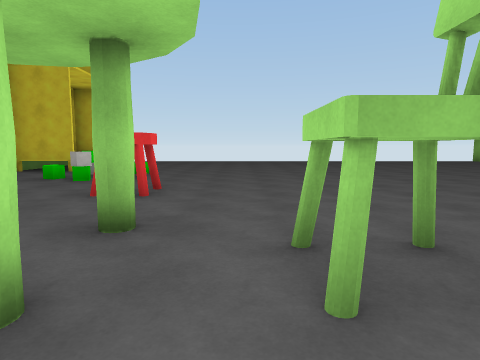
[1] (above)

14 first-person views from a walk through a Unity game level. The camera is 1.4 m above the floor, tilts 6° down and sees 75° across. The floor is counted in squares, 2 m on a side. Each view is taken from the middle of a square. On the plan, view 1 faces up. The plan holds only what a view shows up to about 10 squares ahead; the rest is blank. The player is left out. Surface patterns are stand-ins for the level's own textures.

[2]
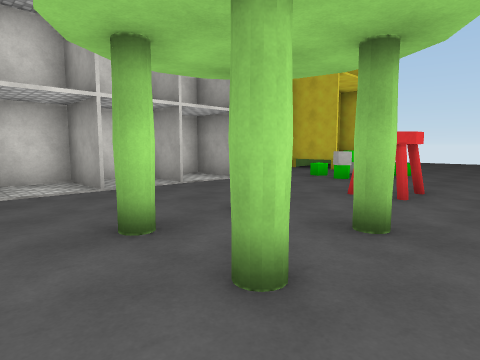

[3]
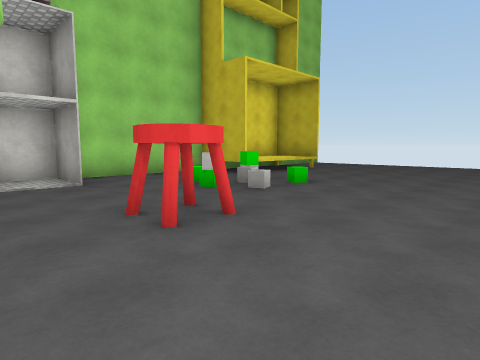

[4]
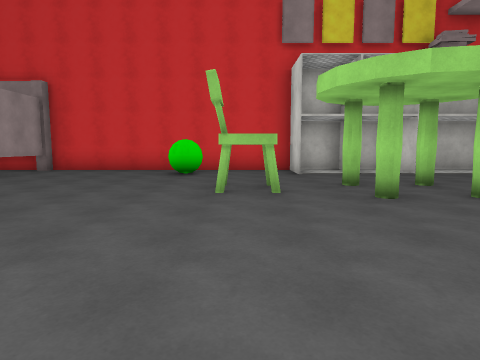

[5]
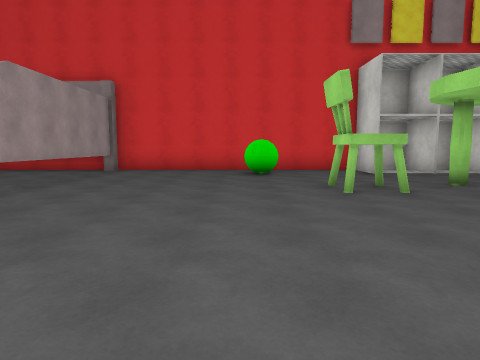

[6]
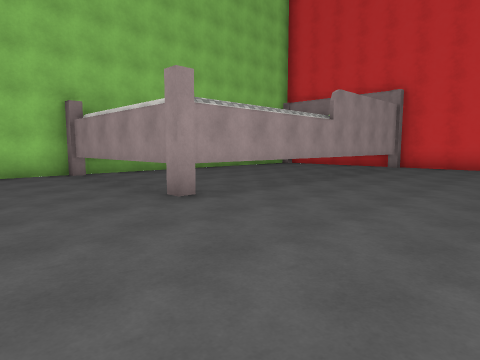

[7]
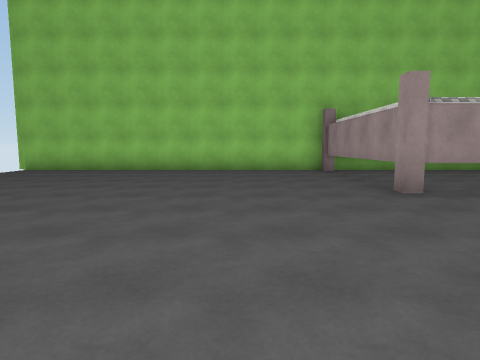

[8]
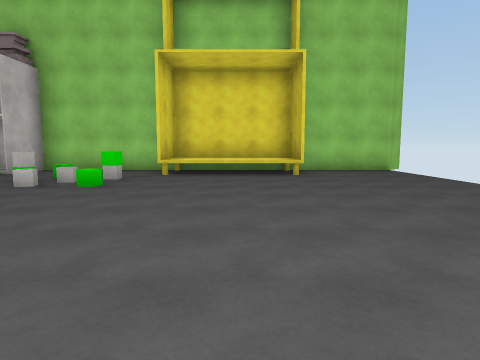

[9]
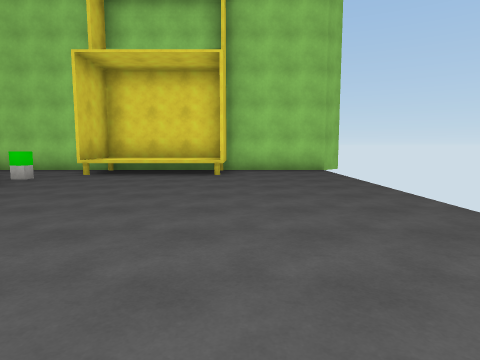

[10]
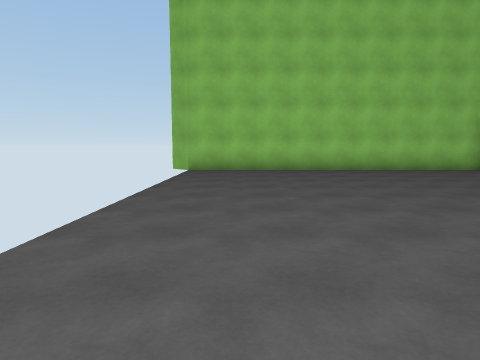

[11]
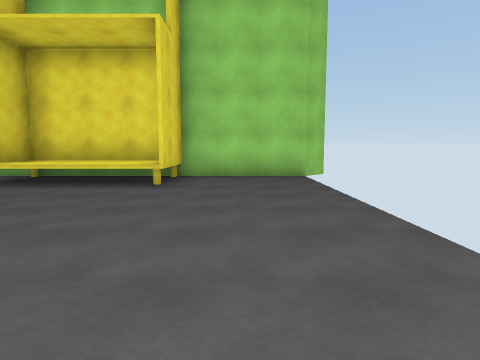

[12]
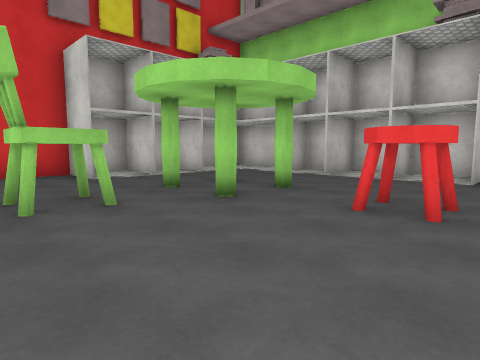

[13]
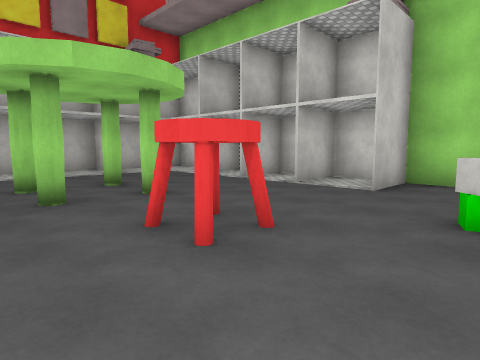

[14]
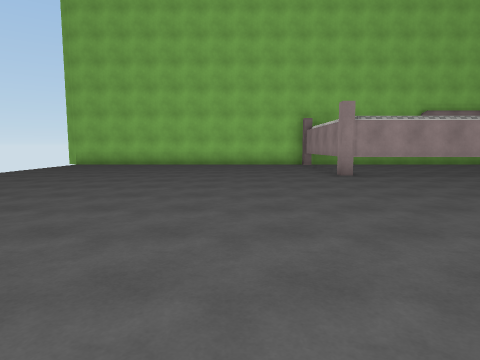

### Floor plan
Key: @ floor where view 1 was taken; # wall or solid block; . floor; = window, fence, low wall or low ledge; ^ raised ledge; O other object.
Columns run from 7 left of view 1 to 12 right of it. Each row starts with its distance up from view 1.
 16 #                  #
 15 #........ .........#
 14 #..................#
 13 #..................#
 12 #=^................#
 11 #^^................#
 10 #^^................#
  9 ###................#
  8 #..#=..............#
  7 #..=#..............#
  6 #.............######
  5 ##...#........#
  4 #.............#
  3 ###...#.......#
  2 ###.....O.....#
  1 #.....#.......#
  0 ##.....@......#
 -1   ...##..#....#
 -2    #.##.......#
 -3    ############

Where each view was taken, in squares from view 1:
view 1: 0 up, 0 right, facing up
view 2: 0 up, 0 right, facing up-left
view 3: 3 up, 1 right, facing up-left
view 4: 7 up, 1 right, facing down
view 5: 7 up, 3 right, facing down
view 6: 9 up, 3 right, facing down-right
view 7: 9 up, 2 right, facing right
view 8: 11 up, 3 right, facing left
view 9: 13 up, 3 right, facing left
view 10: 14 up, 2 right, facing right
view 11: 14 up, 1 right, facing left
view 12: 6 up, 2 right, facing down-left
view 13: 7 up, 0 right, facing down-left
view 14: 9 up, 1 left, facing right
